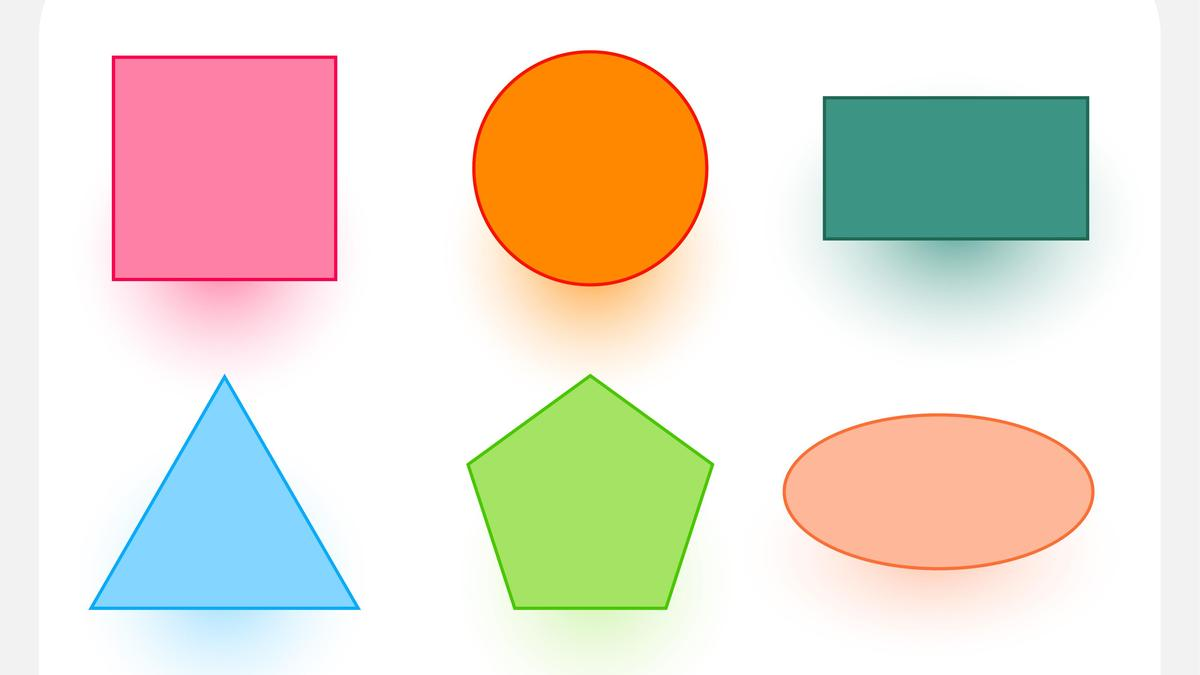
#> input picture Chentsov/2309/fig.jpeg, 1200 x 675 px
$ python '3009 shapes.py'
#> lines starting #> are read from the running program, lines starting #| are printed output that depends on the picture; after the words box and inside, x2 and y2 are one past the last pixel; in counts of white or black regions, pixels touching at a corner belong together
import cv2
import numpy as np

kartinka = cv2.imread("fig.jpeg")
#> kartinka is the input picture: shape (675, 1200, 3); mean B, G, R 211.2, 223.8, 231.9
gray = cv2.cvtColor(kartinka, cv2.COLOR_BGR2GRAY)
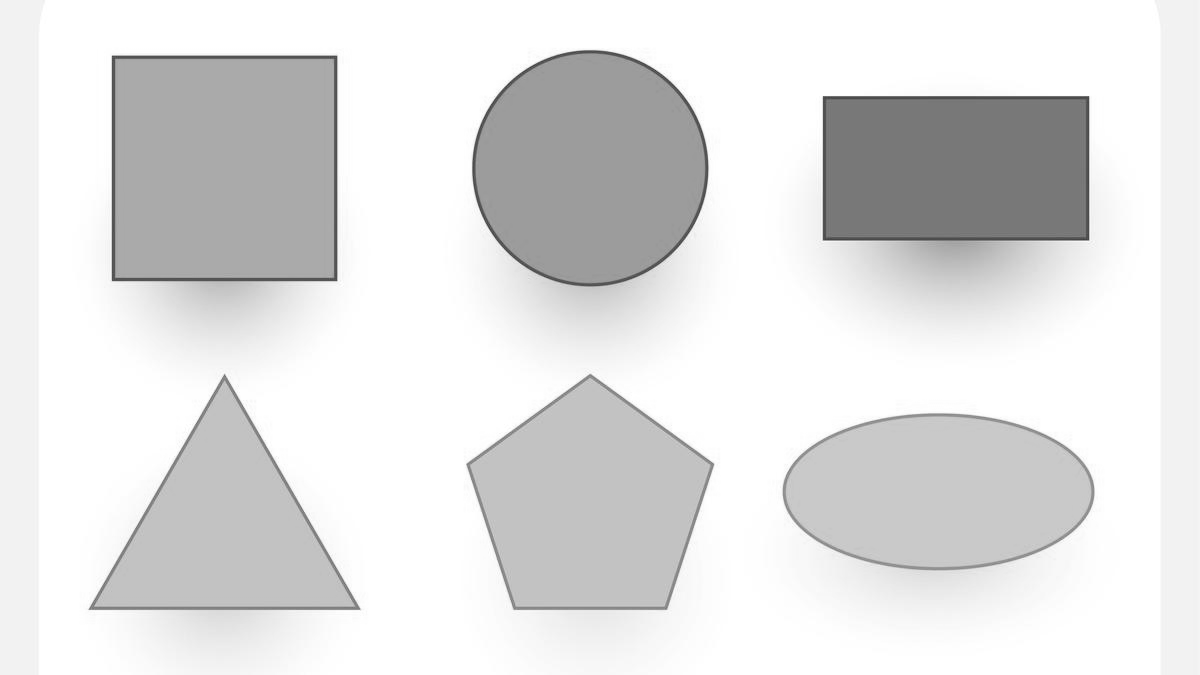
#> gray: shape (675, 1200); min 57, max 255, mean 224.8
blurry = cv2.GaussianBlur(gray,(1,1),0)
_, thresh = cv2.threshold(blurry, 160, 255, cv2.THRESH_BINARY_INV)
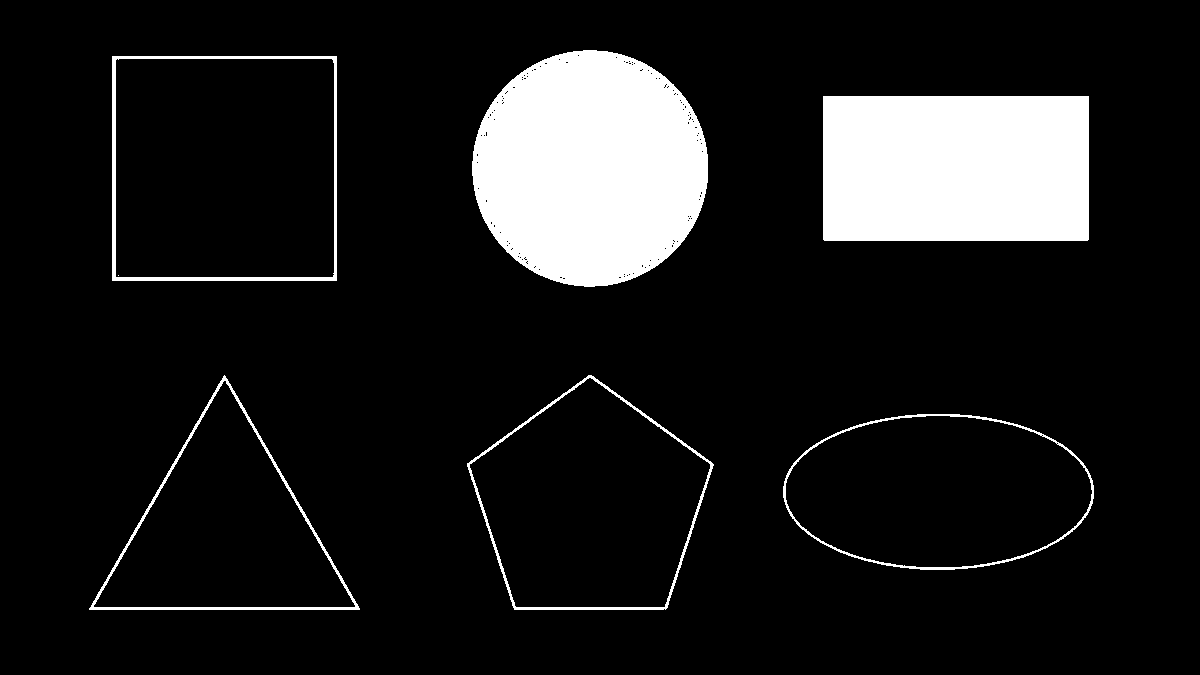
#> thresh: shape (675, 1200); 11.3% white; 7 white regions (1 under 20 px)

contours, _ = cv2.findContours(thresh.copy(), cv2.RETR_EXTERNAL, cv2.CHAIN_APPROX_SIMPLE)
#> contours = 6 contours; box (x1, y1, x2, y2) and area: (112, 56, 337, 281) 50176, (472, 50, 708, 287) 43498, (467, 375, 714, 610) 40001, (823, 96, 1089, 241) 38159, (783, 414, 1094, 570) 37824, (89, 375, 360, 610) 31734


for contour in contours:
    if cv2.contourArea(contour) < 100:
        continue

    peri = cv2.arcLength(contour, True)
    approx = cv2.approxPolyDP(contour, 0.04 * peri, True)
    vershini = len(approx)
    #
    M = cv2.moments(contour)
    if M["m00"] != 0:
        cX = int(M["m10"] / M["m00"])
        cY = int(M["m01"] / M["m00"])
    else:
        cX, cY = 0, 0
    #
    if vershini == 3:
        shape_name = "Treygolnik"
    elif vershini == 4:
        (x, y, w, h) = cv2.boundingRect(approx)
        aspect_ratio = float(w) / h
        shape_name = "Kvadrat" if 0.95 <= aspect_ratio <= 1.05 else "Pryamoygolnik"
    elif vershini == 5:
        shape_name = "5golnik"
    else:
        shape_name ="krug"


    cv2.drawContours(kartinka, [approx], -1, (0, 255, 0), 2)
    cv2.putText(kartinka, shape_name, (cX, cY - 20), cv2.FONT_HERSHEY_SIMPLEX, 0.5, (255, 0, 0), 2)
#> this loop made 6 passes
#> (peri, approx, vershini, cX, cY, x, y, w) on passes 1, 4, 5: (794.1, [[783, 486], [920, 569], [1093, 498], [959, 414]], 4, 938, 491, 783, 414, 311), (816.8, [[823, 96], [824, 240], [1088, 239], [1088, 96]], 4, 955, 167, 823, 96, 266), (896, [[112, 56], [112, 280], [336, 280], [336, 56]], 4, 224, 168, 112, 56, 225)
#> (peri, approx, vershini, cX, cY, shape_name) on pass 3: (849.8, [[224, 375], [89, 609], [359, 609]], 3, 224, 530, 'Treygolnik')
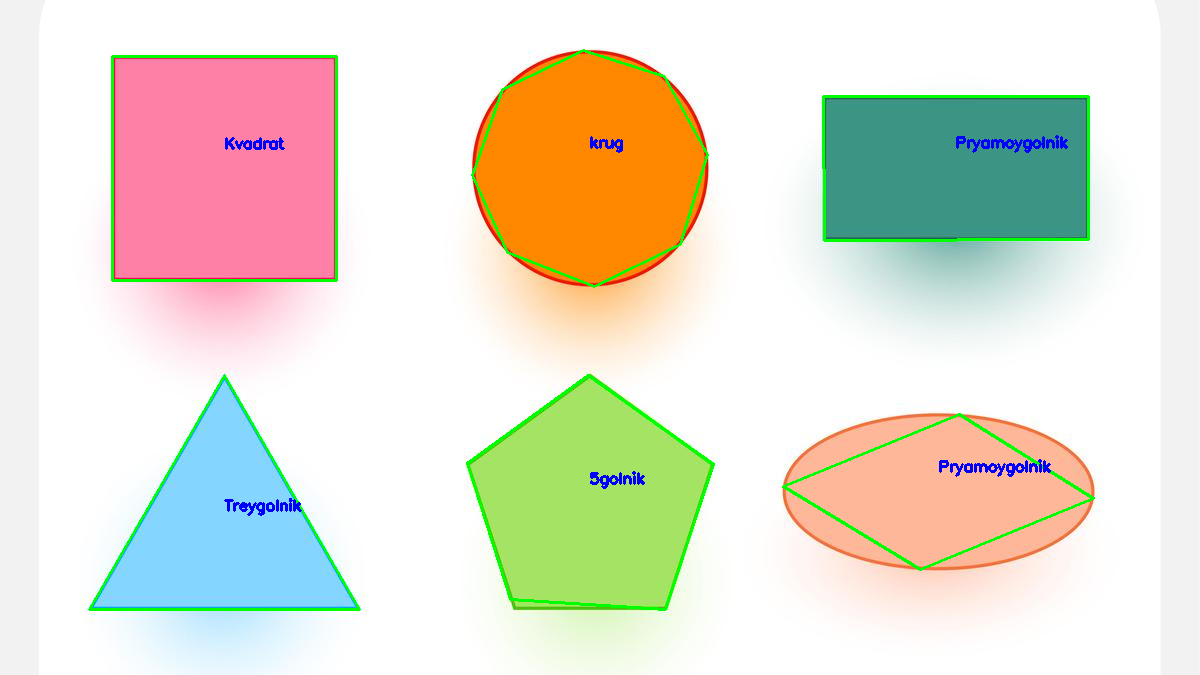
#> kartinka: shape (675, 1200, 3); 2.06% of pixels changed, all inside (x1, y1, x2, y2) = (88, 49, 1095, 611)
cv2.imshow("Final", thresh)
cv2.waitKey(0)

$ run again, with Chentsov/2309/shapes.png saved as Chentsov/2309/fig.jpeg
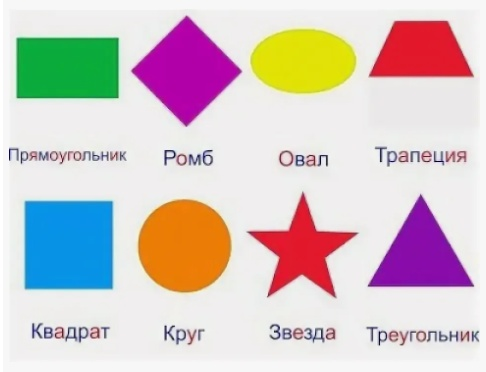
#> input picture Chentsov/2309/shapes.png, 486 x 372 px
#> kartinka is the input picture: shape (372, 486, 3); mean B, G, R 199.6, 200.1, 212.1
#> `_, thresh = cv2.threshold(blurry, 160, 255, cv2.THRESH_BINARY_INV)`:
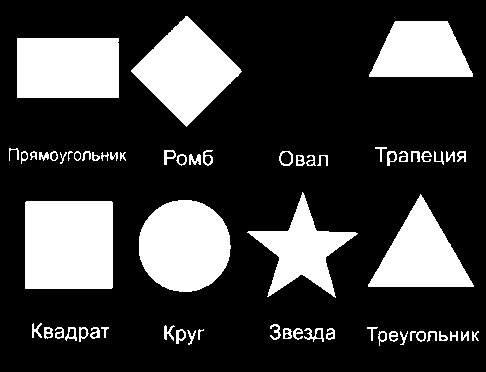
#> thresh: shape (372, 486); 24.1% white; 63 white regions (1 under 20 px)
#> contours = 63 contours, 8 with area under 20; largest, box (x1, y1, x2, y2) and area: (25, 201, 113, 289) 7568, (139, 200, 231, 292) 6549, (131, 16, 242, 127) 6146, (17, 38, 119, 98) 5958, (368, 194, 474, 287) 4884
#> the loop `for contour in contours:` made 63 passes
#> (peri, approx, vershini, cX, cY, x, y, w) on pass 28: (346.2, [[26, 201], [25, 288], [111, 288], [112, 202]], 4, 68, 244, 25, 201, 88)
#> after the loop `for contour in contours:`:
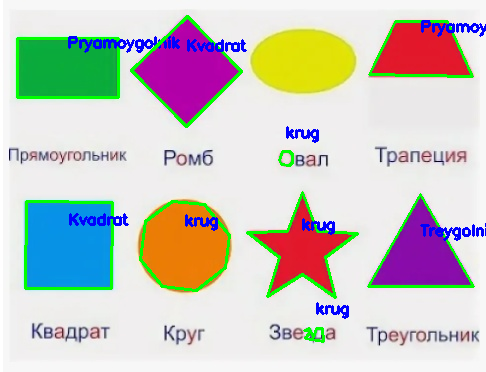
#> kartinka: shape (372, 486, 3); 5.68% of pixels changed, all inside (x1, y1, x2, y2) = (16, 15, 486, 343)
